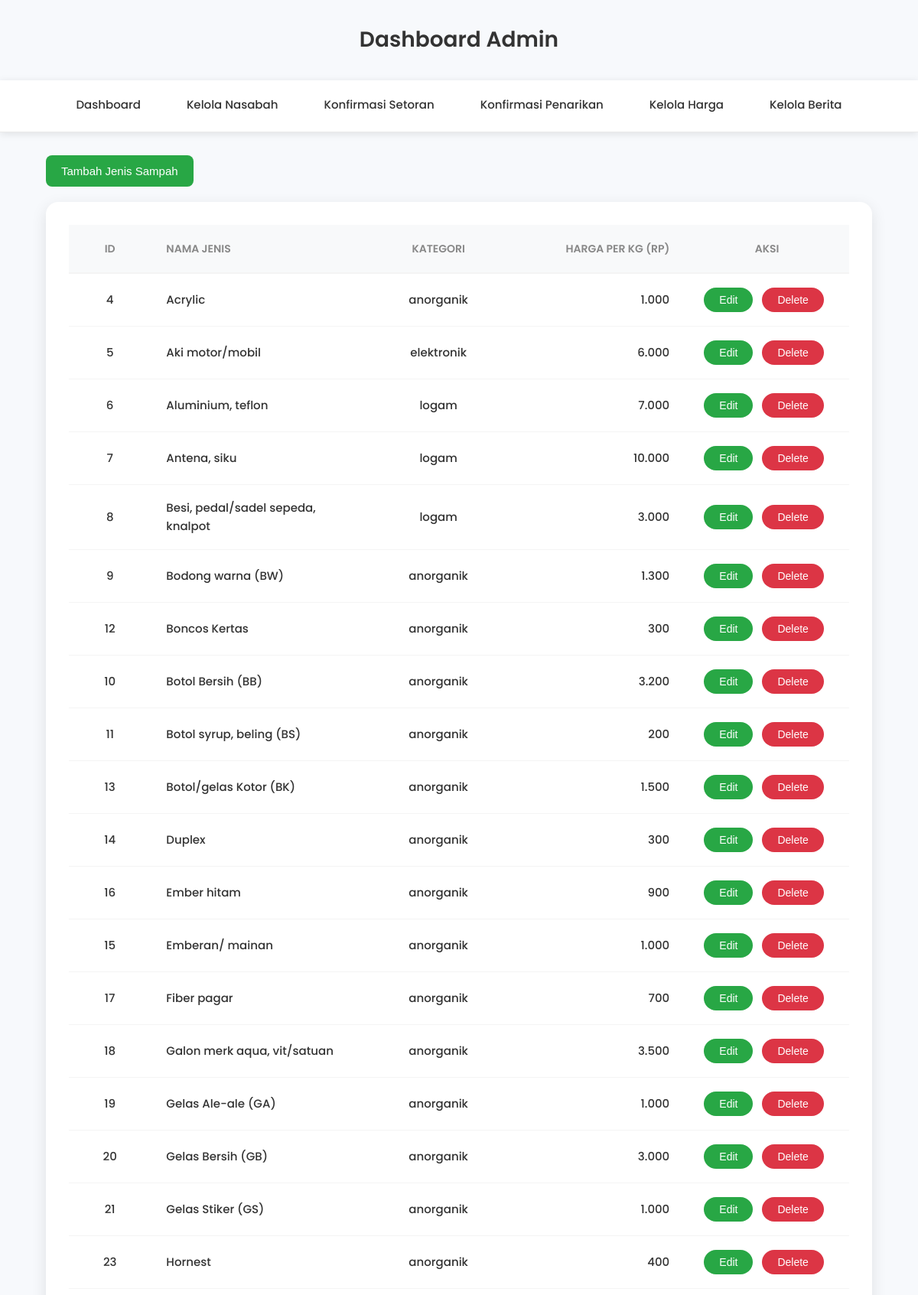
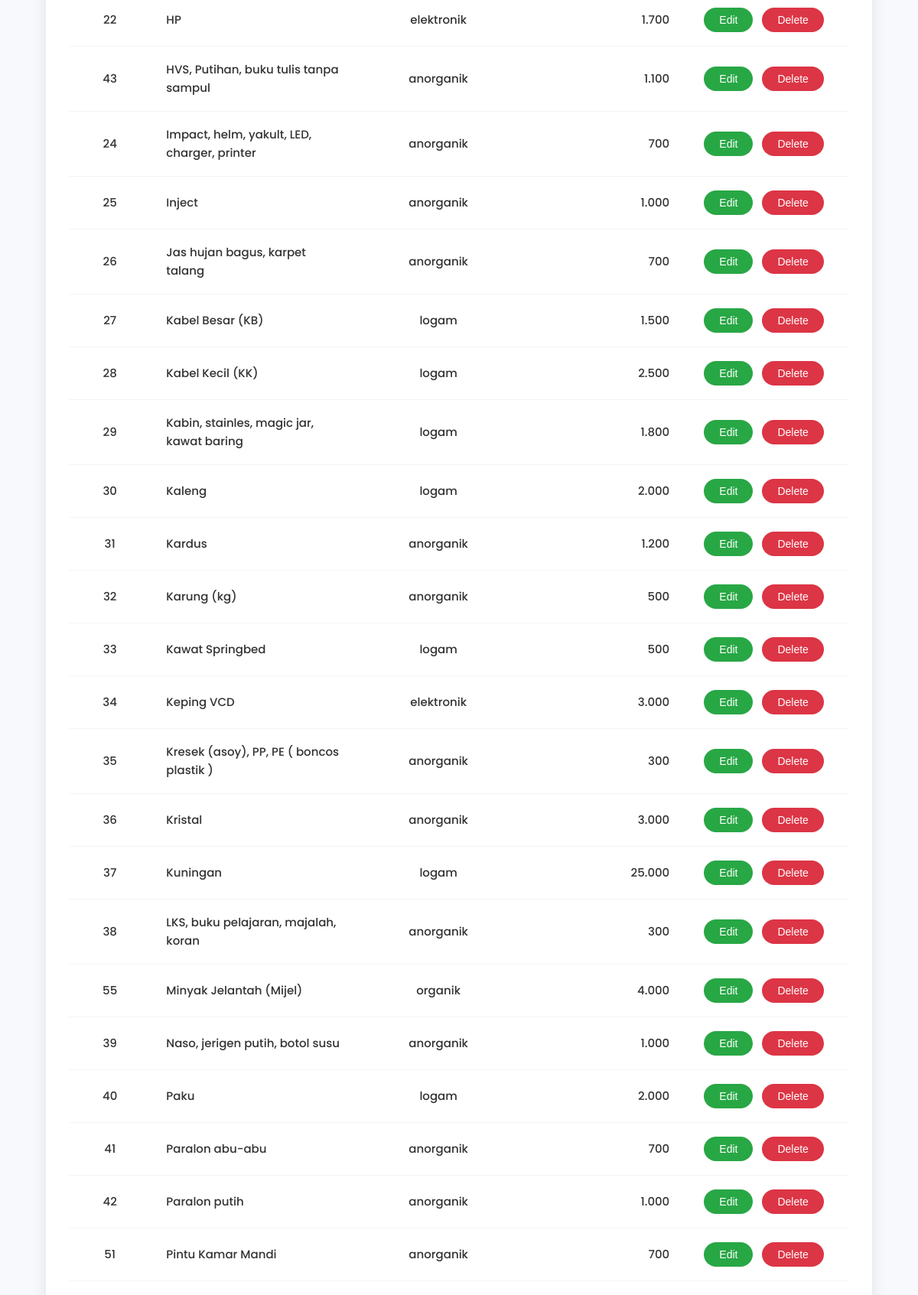
The app's page /views/kelolaSampahViews.php (signed in, upper part) with its own data (2 pictures, top to bottom).
### tables this page shows
CREATE TABLE `jenis_sampah` (
  `id_jenis` int(11) NOT NULL,
  `nama_jenis` varchar(100) NOT NULL,
  `kategori` enum('organik','anorganik','elektronik','logam') NOT NULL,
  `harga_per_kg` decimal(10,2) NOT NULL,
  `created_at` timestamp NOT NULL DEFAULT current_timestamp()
);

### models/sampahModels.php (called while the page is built, shortened)
<?php
function getAllSampah($conn) {
    $sql = "SELECT * FROM jenis_sampah ORDER BY nama_jenis ASC";
    $result = $conn->query($sql);
    return $result->fetch_all(MYSQLI_ASSOC);
}
?>

### views/kelolaSampahViews.php (the view, shortened to what this page needs)
<?php
include '../config/database.php';
include '../models/sampahModels.php';
$sampah_list = getAllSampah($conn);
?>
<!DOCTYPE html>
<html lang="id">
<head>
    <link rel="stylesheet" href="../assets/css/admin-forms.css">
</head>
<body>
    <?php include '../includes/header.php'; ?>
    <div class="container">
        <button onclick="openForm('createForm')" class="btn btn-tambah">Tambah Jenis Sampah</button>
        <div class="table-card">
            <table>
                <thead>
                    <tr>
                        <th class="col-id">ID</th>
                        <th class="col-nama">Nama Jenis</th>
                        <th class="col-kategori">Kategori</th>
                        <th class="col-harga">Harga per Kg (Rp)</th>
                        <th class="col-aksi">Aksi</th>
                    </tr>
                </thead>
                <tbody>
                    <?php if (empty($sampah_list)): ?>
                        <tr>
                            <td colspan="5" style="text-align: center;">Belum ada data jenis sampah.</td>
                        </tr>
                    <?php else: ?>
                        <?php foreach ($sampah_list as $sampah): ?>
                            <tr>
                                <td class="col-id"><?php echo $sampah['id_jenis']; ?></td>
                                <td class="col-nama"><?php echo htmlspecialchars($sampah['nama_jenis']); ?></td>
                                <td class="col-kategori"><?php echo htmlspecialchars($sampah['kategori']); ?></td>
                                <td class="col-harga"><?php echo number_format($sampah['harga_per_kg'], 0, ',', '.'); ?></td>
                                <td class="col-aksi">
                                    <button type="button" class="btn btn-edit"
                                            onclick="openEditSampahForm(this)"
                                            data-id="<?php echo $sampah['id_jenis']; ?>"
                                            data-nama="<?php echo htmlspecialchars($sampah['nama_jenis']); ?>"
                                            data-kategori="<?php echo htmlspecialchars($sampah['kategori']); ?>"
                                            data-harga="<?php echo htmlspecialchars($sampah['harga_per_kg']); ?>">
                                        Edit
                                    </button>
                                    <button type="button" class="btn btn-delete"
                                            onclick="openDeleteConfirm(this)"
                                            data-url="../controller/sampahController.php?action=delete&id=<?php echo $sampah['id_jenis']; ?>">
                                        Delete
                                    </button>
                                </td>
                            </tr>
                        <?php endforeach; ?>
                    <?php endif; ?>
                </tbody>
            </table>
        </div>
        <br>
    </div>
    <?php include '../includes/footer.php'; ?>
</body>
</html>

### assets/css/admin-forms.css (style rules this page uses)
:root { --primary-color: #007bff; --success-color: #28a745; --warning-color: #ffc107; --danger-color: #dc3545; --info-color: #17a2b8; --dark-color: #343a40; --light-color: #f8f9fa; --border-color: #e9ecef; --text-color: #333; --text-muted: #6c757d; --shadow: 0 4px 6px rgba(0, 0, 0, 0.1); --shadow-lg: 0 6px 20px rgba(0, 0, 0, 0.1); --border-radius: 8px; --border-radius-lg: 16px; --transition: all 0.3s ease; }
* { margin: 0; padding: 0; box-sizing: border-box; }
body { font-family: "Poppins", sans-serif; background-color: #f7f9fc; color: var(--text-color); line-height: 1.6; }
.container { width: 90%; max-width: 1300px; margin: 30px auto; }
.table-card { background-color: #ffffff; border-radius: var(--border-radius-lg); box-shadow: var(--shadow-lg); padding: 30px; overflow-x: auto; margin-bottom: 20px; }
table { width: 100%; border-collapse: collapse; margin: 0; table-layout: fixed; }
th { text-align: center; padding: 20px 15px; color: #888; font-size: 14px; font-weight: 600; text-transform: uppercase; border-bottom: 2px solid #f4f4f4; background-color: var(--light-color); }
td { padding: 18px 15px; border-bottom: 1px solid #f4f4f4; font-size: 15px; font-weight: 500; vertical-align: middle; }
.col-id { width: 10%; text-align: center; }
.col-nama { width: 25%; text-align: left; padding-left: 20px; }
.col-kategori { width: 20%; text-align: center; }
.col-harga { width: 20%; text-align: right; padding-right: 20px; }
.col-aksi { width: 20%; text-align: center; }
.btn { padding: 8px 20px; text-decoration: none; border-radius: 20px; color: white; border: none; cursor: pointer; font-size: 14px; font-weight: 500; margin-right: 8px; transition: var(--transition); display: inline-block; text-align: center; }
.btn-tambah { background-color: var(--success-color); display: inline-block; margin-bottom: 20px; font-size: 15px; padding: 12px 20px; border-radius: var(--border-radius); }
.btn-edit { background-color: var(--success-color); }
.btn-delete { background-color: var(--danger-color); }

### assets/css/header.css (style rules this page uses)
body { font-family: 'Poppins', sans-serif; background-color: #f7f9fc; margin: 0; padding: 0; color: #333; }

### records on screen
jenis_sampah: id_jenis "4", nama_jenis "Acrylic", kategori "anorganik", harga_per_kg "1.000"
jenis_sampah: id_jenis "5", nama_jenis "Aki motor/mobil", kategori "elektronik", harga_per_kg "6.000"
jenis_sampah: id_jenis "6", nama_jenis "Aluminium, teflon", kategori "logam", harga_per_kg "7.000"
jenis_sampah: id_jenis "7", nama_jenis "Antena, siku", kategori "logam", harga_per_kg "10.000"
jenis_sampah: id_jenis "8", nama_jenis "Besi, pedal/sadel sepeda, knalpot", kategori "logam", harga_per_kg "3.000"
jenis_sampah: id_jenis "9", nama_jenis "Bodong warna (BW)", kategori "anorganik", harga_per_kg "1.300"
jenis_sampah: id_jenis "12", nama_jenis "Boncos Kertas", kategori "anorganik", harga_per_kg "300"
jenis_sampah: id_jenis "10", nama_jenis "Botol Bersih (BB)", kategori "anorganik", harga_per_kg "3.200"
jenis_sampah: id_jenis "11", nama_jenis "Botol syrup, beling (BS)", kategori "anorganik", harga_per_kg "200"
jenis_sampah: id_jenis "13", nama_jenis "Botol/gelas Kotor (BK)", kategori "anorganik", harga_per_kg "1.500"
jenis_sampah: id_jenis "14", nama_jenis "Duplex", kategori "anorganik", harga_per_kg "300"
jenis_sampah: id_jenis "16", nama_jenis "Ember hitam", kategori "anorganik", harga_per_kg "900"
jenis_sampah: id_jenis "15", nama_jenis "Emberan/ mainan", kategori "anorganik", harga_per_kg "1.000"
jenis_sampah: id_jenis "17", nama_jenis "Fiber pagar", kategori "anorganik", harga_per_kg "700"
jenis_sampah: id_jenis "18", nama_jenis "Galon merk aqua, vit/satuan", kategori "anorganik", harga_per_kg "3.500"
jenis_sampah: id_jenis "19", nama_jenis "Gelas Ale-ale (GA)", kategori "anorganik", harga_per_kg "1.000"
jenis_sampah: id_jenis "20", nama_jenis "Gelas Bersih (GB)", kategori "anorganik", harga_per_kg "3.000"
jenis_sampah: id_jenis "21", nama_jenis "Gelas Stiker (GS)", kategori "anorganik", harga_per_kg "1.000"
jenis_sampah: id_jenis "23", nama_jenis "Hornest", kategori "anorganik", harga_per_kg "400"
jenis_sampah: id_jenis "22", nama_jenis "HP", kategori "elektronik", harga_per_kg "1.700"
jenis_sampah: id_jenis "43", nama_jenis "HVS, Putihan, buku tulis tanpa sampul", kategori "anorganik", harga_per_kg "1.100"
jenis_sampah: id_jenis "24", nama_jenis "Impact, helm, yakult, LED, charger, printer", kategori "anorganik", harga_per_kg "700"
jenis_sampah: id_jenis "25", nama_jenis "Inject", kategori "anorganik", harga_per_kg "1.000"
jenis_sampah: id_jenis "26", nama_jenis "Jas hujan bagus, karpet talang", kategori "anorganik", harga_per_kg "700"
jenis_sampah: id_jenis "27", nama_jenis "Kabel Besar (KB)", kategori "logam", harga_per_kg "1.500"
jenis_sampah: id_jenis "28", nama_jenis "Kabel Kecil (KK)", kategori "logam", harga_per_kg "2.500"
jenis_sampah: id_jenis "29", nama_jenis "Kabin, stainles, magic jar, kawat baring", kategori "logam", harga_per_kg "1.800"
jenis_sampah: id_jenis "30", nama_jenis "Kaleng", kategori "logam", harga_per_kg "2.000"
jenis_sampah: id_jenis "31", nama_jenis "Kardus", kategori "anorganik", harga_per_kg "1.200"
jenis_sampah: id_jenis "32", nama_jenis "Karung (kg)", kategori "anorganik", harga_per_kg "500"
jenis_sampah: id_jenis "33", nama_jenis "Kawat Springbed", kategori "logam", harga_per_kg "500"
jenis_sampah: id_jenis "34", nama_jenis "Keping VCD", kategori "elektronik", harga_per_kg "3.000"
jenis_sampah: id_jenis "35", nama_jenis "Kresek (asoy), PP, PE ( boncos plastik )", kategori "anorganik", harga_per_kg "300"
jenis_sampah: id_jenis "36", nama_jenis "Kristal", kategori "anorganik", harga_per_kg "3.000"
jenis_sampah: id_jenis "37", nama_jenis "Kuningan", kategori "logam", harga_per_kg "25.000"
jenis_sampah: id_jenis "38", nama_jenis "LKS, buku pelajaran, majalah, koran", kategori "anorganik", harga_per_kg "300"
jenis_sampah: id_jenis "55", nama_jenis "Minyak Jelantah (Mijel)", kategori "organik", harga_per_kg "4.000"
jenis_sampah: id_jenis "39", nama_jenis "Naso, jerigen putih, botol susu", kategori "anorganik", harga_per_kg "1.000"
jenis_sampah: id_jenis "40", nama_jenis "Paku", kategori "logam", harga_per_kg "2.000"
jenis_sampah: id_jenis "41", nama_jenis "Paralon abu-abu", kategori "anorganik", harga_per_kg "700"
jenis_sampah: id_jenis "42", nama_jenis "Paralon putih", kategori "anorganik", harga_per_kg "1.000"
jenis_sampah: id_jenis "51", nama_jenis "Pintu Kamar Mandi", kategori "anorganik", harga_per_kg "700"
